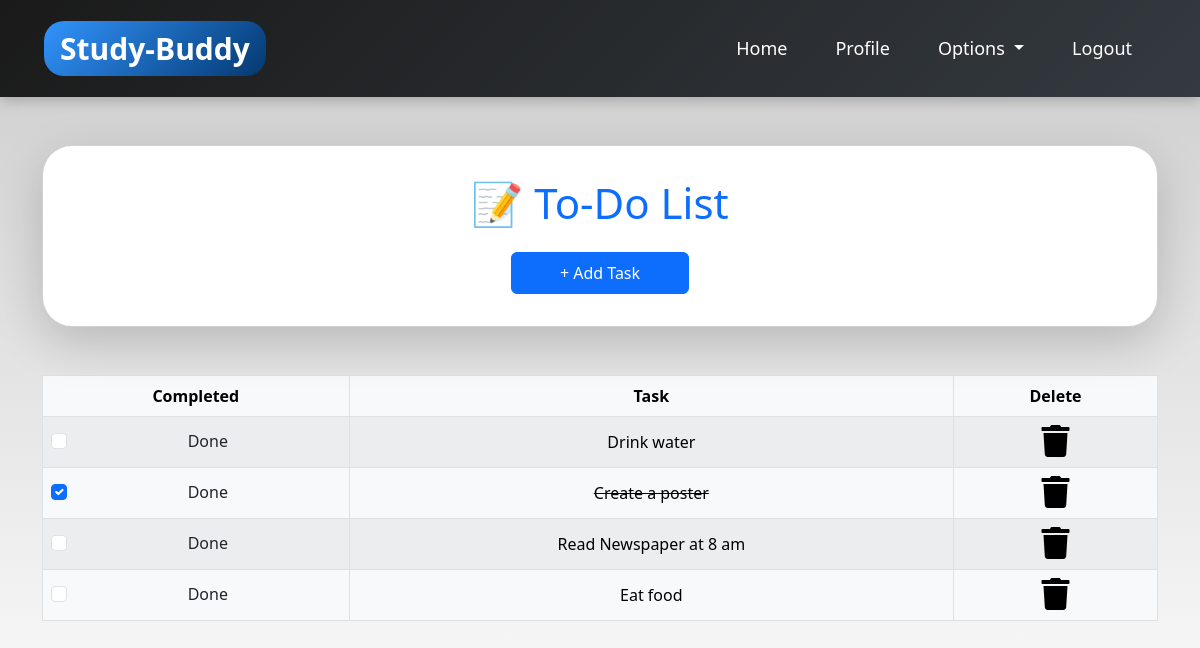
The page /todo/ (signed in) on the database its author committed.
### dashboard/models.py (models this page shows, shortened)
class Todo(models.Model):
    user = models.ForeignKey(User, on_delete=models.CASCADE)
    task = models.CharField(max_length=255)
    is_finished = models.BooleanField(default=False)

### dashboard/views.py (the view)
# urls.py: path('todo/', views.createTodo, name="todo"),
def createTodo(request):
    todos = Todo.objects.filter(user=request.user)
    context = {"todos": todos}
    if request.method == "POST":
        task = request.POST.get('task')
        todo = Todo(user=request.user, task=task)
        todo.save()
        return redirect('/todo')
    return render(request, 'dashboard/todo.html', context)

### dashboard/templates/dashboard/todo.html (shortened to what this page needs)
{% extends "dashboard/base.html" %}
{% block content %}
<div class="container my-5">
    <div class="card shadow-lg p-3">
        <div class="card-body">
            <h2 class="text-center text-primary mb-4 title">📝 To-Do List</h2>
            <div class="text-center">
                <button class="btn btn-primary px-5 py-2" data-bs-toggle="modal" data-bs-target="#todoModal">+ Add Task</button>
            </div>
        </div>
    </div>
    {% if todos %}
        <table class="table table-striped table-bordered table-hover table-light mt-5" style="text-align: center; vertical-align: middle;">
            <thead>
                <tr>
                    <th scope="col">Completed</th>
                    <th scope="col">Task</th>
                    <th scope="col">Delete</th>
                </tr>
            </thead>
            <tbody>
                {% for todo in todos %}
                    <tr>
                        <td>
                            <a href={% url "update_todo" todo.id %}>
                                <div class="form-check">
                                {% if todo.is_finished == True %}
                                    <input class="form-check-input" type="checkbox" value="" checked id="1">
                                {% else %}
                                    <input class="form-check-input" type="checkbox" value="" id="1">
                                {% endif %}
                                        <label class="form-check-label text-dark" for="flexCheckDefault">
                                            Done
                                        </label>
                                    </div>
                            </a>
                        </td>
                        {% if todo.is_finished == False %}
                            <td>{{todo.task}}</td>
                        {% else %}
                            <td><strike>{{todo.task}}</strike></td>
                        {% endif %}
                        <td><a href={% url "delete_todo" todo.id %}><i class="fa fa-trash fa-2x"></i></a></td>
                    </tr>
                {% endfor %}
            </tbody>
        </table>
    {% else %}
        <h4 class="mt-5" align="center">There is no any task to do ! Add some tasks here....</h4>
    {% endif %}
</div>
{% endblock content %}

### dashboard/static/css/main.css (style rules this page uses)
html { scroll-behavior: smooth; height: 100%; width: 100%; }
.card { box-shadow: 15px 15px 10px rgb(78, 77, 77); }
a { text-decoration: none !important; color: black; }
html, body { max-width: 100%; overflow-x: hidden; height: 100%; width: 100%; }
body { background: linear-gradient(rgba(0, 0, 0, 0.2), rgba(255, 255, 255, 0.5)); overflow-x: hidden; background-repeat: no-repeat; }
.fa { color: black; }

### dashboard/templates/dashboard/todo.html (style rules this page uses)
.title { font-size: 42px; }
.card { border-radius: 30px; }

### rows shown on the page
Todo: task "Drink water"
Todo: task "Create a poster"
Todo: task "Read Newspaper at 8 am"
Todo: task "Eat food"
